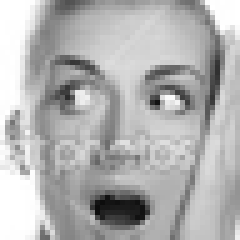
#> input picture backend/uploads/predict_img_3961.png, 48 x 48 px (shown 5 times larger)
$ python -i preprocessing.py   (imports and definitions only)
#> lines starting #> are read from the running program, lines starting #| are printed output that depends on the picture
import os
import re
from typing import List, Dict, Tuple, Any
import numpy as np
from PIL import Image

# 1. Text Preprocessing Constants
STOP_WORDS = {
    "i", "me", "my", "myself", "we", "our", "ours", "ourselves", "you", "your", "yours",
    "yourself", "yourselves", "he", "him", "his", "himself", "she", "her", "hers",
    "herself", "it", "its", "itself", "they", "them", "their", "theirs", "themselves",
    "what", "which", "who", "whom", "this", "that", "these", "those", "am", "is", "are",
    "was", "were", "be", "been", "being", "have", "has", "had", "having", "do", "does",
    "did", "doing", "a", "an", "the", "and", "but", "if", "or", "because", "as", "until",
    "while", "of", "at", "by", "for", "with", "about", "against", "between", "into",
    "through", "during", "before", "after", "above", "below", "to", "from", "up", "down",
    "in", "out", "on", "off", "over", "under", "again", "further", "then", "once", "here",
    "there", "when", "where", "why", "how", "all", "any", "both", "each", "few", "more",
    "most", "other", "some", "such", "no", "nor", "not", "only", "own", "same", "so",
    "than", "too", "very", "s", "t", "can", "will", "just", "don", "should", "now"
}

# Simple Lemmatization map for demo/fallback purposes
LEMMA_RULES = {
    "running": "run", "runs": "run", "ran": "run",
    "loving": "love", "loves": "love", "loved": "love",
    "hating": "hate", "hates": "hate", "hated": "hate",
    "exited": "exite", "exciting": "excite", "excited": "excite",
    "reviews": "review", "reviewed": "review", "reviewing": "review",
    "better": "good", "best": "good", "worse": "bad", "worst": "bad",
    "am": "be", "is": "be", "are": "be", "was": "be", "were": "be"
}

# [30 lines left out: function preprocess_text, not called in this run]

def preprocess_image(image_path: str) -> Dict[str, Any]:
    """
    Loads visual input, detects face coordinates, crops, and normalizes pixels.
    """
#> called with image_path = '../../uploads/predict_img_3961.png'
    try:
        img = Image.open(image_path).convert("RGB")
#> img is the input picture: PIL image 48x48 RGB; min 12, max 255, mean 177.5
        width, height = img.size
#> width = 48; height = 48

        # Simulated face detection coordinates (centered crop)
        # Returns bounding box [x_min, y_min, x_max, y_max]
        face_x_min = int(width * 0.15)
#> face_x_min = 7
        face_y_min = int(height * 0.15)
#> face_y_min = 7
        face_x_max = int(width * 0.85)
#> face_x_max = 40
        face_y_max = int(height * 0.85)
#> face_y_max = 40

        cropped_img = img.crop((face_x_min, face_y_min, face_x_max, face_y_max))
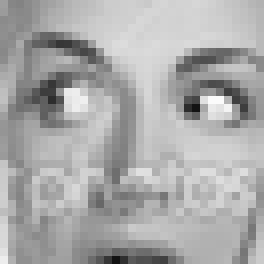
#> cropped_img: PIL image 33x33 RGB (shown 8 times larger); min 18, max 251, mean 169.9
        resized_img = cropped_img.resize((128, 128))
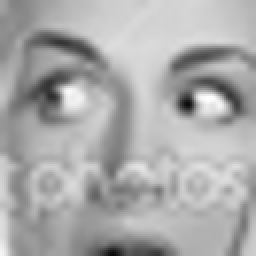
#> resized_img: PIL image 128x128 RGB (shown 2 times larger); min 9, max 255, mean 169.9

        # Pixels converted to standard normalized array: range [0, 1] with ImageNet scaling
        pixel_array = np.array(resized_img, dtype=np.float32) / 255.0
        mean = np.array([0.485, 0.456, 0.406], dtype=np.float32)
        std = np.array([0.229, 0.224, 0.225], dtype=np.float32)
        normalized_pixels = (pixel_array - mean) / std

        return {
            "dimensions": {"width": width, "height": height},
            "face_detected": True,
            "face_box": [face_x_min, face_y_min, face_x_max, face_y_max],
            "pixel_mean": float(np.mean(pixel_array)),
            "pixel_std": float(np.std(pixel_array))
        }
    except Exception as e:
        return {
            "dimensions": {"width": 0, "height": 0},
            "face_detected": False,
            "face_box": [0, 0, 0, 0],
            "error": str(e)
        }

# [48 lines left out: function preprocess_audio, not called in this run]

>>> result = preprocess_image('../../uploads/predict_img_3961.png')
#> result = 5 items
